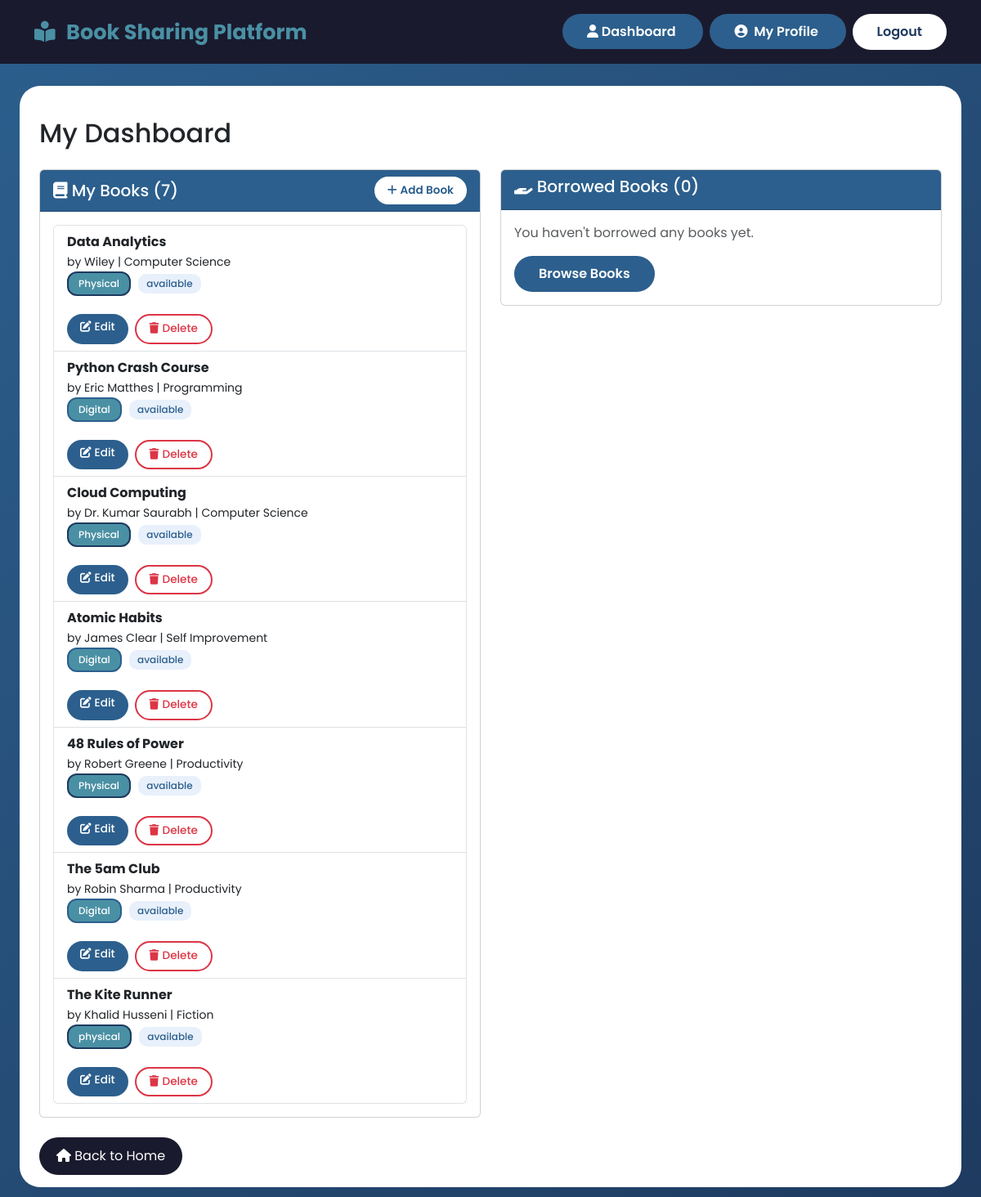
/dashboard (signed in), run on the app's committed database.
### tables this page shows
CREATE TABLE books (
    id INTEGER PRIMARY KEY AUTOINCREMENT,
    owner_id INTEGER NOT NULL,
    title TEXT NOT NULL,
    author TEXT NOT NULL,
    category TEXT NOT NULL,
    status TEXT DEFAULT 'available',
    location_notes TEXT,
    type TEXT NOT NULL,
    image_file TEXT, -- Added this to store "data.jpg", "python.webp", etc.
    file_path TEXT,
    added_date TIMESTAMP DEFAULT CURRENT_TIMESTAMP,
    FOREIGN KEY (owner_id) REFERENCES users (id)
);

CREATE TABLE borrow_requests (
    id INTEGER PRIMARY KEY AUTOINCREMENT,
    book_id INTEGER NOT NULL,
    borrower_id INTEGER NOT NULL,
    proposed_date TEXT,
    proposed_time TEXT,
    proposed_location TEXT,
    status TEXT DEFAULT 'pending',
    request_date TIMESTAMP DEFAULT CURRENT_TIMESTAMP,
    FOREIGN KEY (book_id) REFERENCES books (id),
    FOREIGN KEY (borrower_id) REFERENCES users (id)
);

### app.py (the view)
@app.route('/dashboard')
@login_required
def dashboard():
    conn = get_db_connection()
    my_books = conn.execute('''
    SELECT b.*,
           br.proposed_date, br.proposed_time, br.proposed_location,
           u.username as borrower_name
    FROM books b
    LEFT JOIN borrow_requests br ON br.book_id = b.id AND br.status = "accepted"
    LEFT JOIN users u ON br.borrower_id = u.id
    WHERE b.owner_id = ?
''', (current_user.id,)).fetchall()
    borrowed_books = conn.execute('''
        SELECT b.*, u.username as owner_name,
               br.proposed_date, br.proposed_time, br.proposed_location
        FROM borrow_transactions bt
        JOIN books b ON bt.book_id = b.id
        JOIN users u ON b.owner_id = u.id
        JOIN borrow_requests br ON bt.request_id = br.id
        WHERE bt.borrower_id = ? AND bt.status = "borrowed"
    ''', (current_user.id,)).fetchall()
    incoming_requests = conn.execute('''
        SELECT br.*, b.title as book_title, b.author as book_author,
               u.username as borrower_name
        FROM borrow_requests br
        JOIN books b ON br.book_id = b.id
        JOIN users u ON br.borrower_id = u.id
        WHERE b.owner_id = ? AND br.status IN ("pending", "alternative_suggested")
    ''', (current_user.id,)).fetchall()
    pending_alternatives = conn.execute('''
        SELECT br.*, b.title as book_title
        FROM borrow_requests br
        JOIN books b ON br.book_id = b.id
        WHERE br.borrower_id = ? AND br.status = "alternative_suggested"
''', (current_user.id,)).fetchall()
    conn.close()
    return render_template('dashboard.html',
                       my_books=my_books,
                       borrowed_books=borrowed_books,
                       incoming_requests=incoming_requests,
                       pending_alternatives=pending_alternatives)

### app.py (called while the page is built)
def get_db_connection():
    connection = sqlite3.connect('database.db')
    connection.row_factory = sqlite3.Row
    return connection

@login_manager.user_loader
def load_user(user_id):
    conn = get_db_connection()
    user = conn.execute('SELECT * FROM users WHERE id = ?', (user_id,)).fetchone()
    conn.close()
    if user:
        return User(user['id'], user['username'], user['email'], user['role'])
    return None

### templates/dashboard.html (shortened to what this page needs)
<!DOCTYPE html>
<html lang="en">
<head>
    <link href="https://cdn.jsdelivr.net/npm/bootstrap@5.3.0/dist/css/bootstrap.min.css" rel="stylesheet">
    <link rel="stylesheet" href="https://cdnjs.cloudflare.com/ajax/libs/font-awesome/6.4.0/css/all.min.css">
    <link rel="stylesheet" href="{{ url_for('static', filename='css/style.css') }}">
</head>
<body>
    <nav class="navbar navbar-expand-lg navbar-light">
        <div class="container">
            <a class="navbar-brand" href="{{ url_for('index') }}">
                <i class="fas fa-book-reader me-2"></i>
                Book Sharing Platform
            </a>
            <div>
                {% if current_user.is_authenticated %}
                <a href="{{ url_for('dashboard') }}" class="btn-login">
                    <i class="fas fa-user"></i> Dashboard
                </a>
                <a href="{{ url_for('profile') }}" class="btn-login ms-2">
                    <i class="fas fa-user-circle me-1"></i> My Profile
                </a>
                <a href="{{ url_for('logout') }}" class="btn btn-log ms-2">Logout</a>
                {% else %}
                <a href="{{ url_for('login') }}" class="btn-login">
                    <i class="fas fa-sign-in-alt"></i> Login
                </a>
                {% endif %}
            </div>
        </div>
    </nav>
    <section class="dashboard">
        <div class="dashboard-pg">
            <div class="container mt-4">
                <h2>My Dashboard</h2>
                <section class="book-sec">
                    <div class="row mt-4">
                        <div class="col-md-6">
                            <div class="card">
                                <div class="card-header"
                                    style="display: flex; justify-content: space-between; align-items: center;">
                                    <h5 style="margin: 0;"><i class="fas fa-book"></i> My Books ({{ my_books|length }})
                                    </h5>
                                    <a href="{{ url_for('add_book') }}" class="btn-add-book">
                                        <i class="fas fa-plus me-1"></i>Add Book
                                    </a>
                                </div>
                                <div class="card-body">
                                    {% if my_books %}
                                    <ul class="list-group">
                                        {% for book in my_books %}
                                        <li class="list-group-item">
                                            <strong>{{ book['title'] }}</strong><br>
                                            <small>by {{ book['author'] }} | {{ book['category'] }}</small><br>
                                            <span class="book-type type-{{ book['type']|lower }}">{{ book['type']
                                                }}</span>
                                            <span class="status-badge">{{ book['status'] }}</span>
                                            {% if book['status']|lower == 'available' %}
                                            <div class="book-actions">
                                                <a href="{{ url_for('edit_book', book_id=book['id']) }}"
                                                    class="btn-edit">
                                                    <i class="fas fa-edit me-1"></i>Edit
                                                </a>
                                                <a href="{{ url_for('delete_book', book_id=book['id']) }}"
                                                    class="btn-delete"
                                                    onclick="return confirm('Are you sure you want to delete this book?')">
                                                    <i class="fas fa-trash me-1"></i>Delete
                                                </a>
                                            </div>
                                            {% endif %}
                                        </li>
                                        {% endfor %}
                                    </ul>
                                    {% else %}
                                    <p class="text-muted">You haven't added any books yet.</p>
                                    <a href="{{ url_for('add_book') }}" class="btn btn-login">Add Your First Book</a>
                                    {% endif %}
                                </div>
                            </div>
                        </div>
                        <div class="col-md-6">
                            <div class="card">
                                <div class="card-header">
                                    <h5><i class="fas fa-hand-holding"></i> Borrowed Books ({{ borrowed_books|length }})
                                    </h5>
                                </div>
                                <div class="card-body">
                                    {% if borrowed_books %}
                                    <ul class="list-group">
                                        {% for book in borrowed_books %}
                                        <li class="list-group-item">
                                            <strong>{{ book['title'] }}</strong><br>
                                            <small>by {{ book['author'] }}</small><br>
                                            <small>Owner: <strong>{{ book['owner_name'] }}</strong></small>
                                            <div class="exchange-details">
                                                <p class="exchange-title">
                                                    <i class="fas fa-calendar-check me-2"></i>Exchange Details
                                                </p>
                                                <p class="exchange-meta">
                                                    <i class="fas fa-calendar me-2"></i>Date: {{ book['proposed_date']
                                                    }}
                                                </p>
                                                <p class="exchange-meta">
                                                    <i class="fas fa-clock me-2"></i>Time: {{ book['proposed_time'] }}
                                                </p>
                                                <p class="exchange-meta">
                                                    <i class="fas fa-map-marker-alt me-2"></i>Location: {{
                                                    book['proposed_location'] }}
                                                </p>
                                                {% if book['type']|lower == 'digital' %}
                                                <a href="{{ url_for('return_digital', book_id=book['id']) }}"
                                                    class="btn-returned"
                                                    onclick="return confirm('Mark this digital book as returned?')">
                                                    <i class="fas fa-undo me-1"></i>Mark as Returned
                                                </a>
                                                {% endif %}
                                            </div>
                                        </li>
                                        {% endfor %}
                                    </ul>
                                    {% else %}
                                    <p class="text-muted">You haven't borrowed any books yet.</p>
                                    <a href="{{ url_for('index') }}" class="btn btn-login">Browse Books</a>
                                    {% endif %}
                                </div>
                            </div>
                        </div>
                    </div>
                </section>
                <div class="mt-4">
                    <a href="{{ url_for('index') }}" class="btn btn-back-home">
                        <i class="fas fa-home"></i> Back to Home
                    </a>
                </div>
            </div>
        </div>
    </section>
</body>
</html>

### static/css/style.css (style rules this page uses)
:root { --primary-dark: #1a1a2e; --primary-blue: #2c5f8d; --accent-navy: #1e3a5f; --accent-teal: #4a90a4; }
* { margin: 0; padding: 0; box-sizing: border-box; }
body { font-family: 'Poppins', sans-serif; background: linear-gradient(135deg, #2c5f8d 0%, #1e3a5f 100%); }
.navbar { background: #1a1a2e; padding: 15px 0; }
.navbar-brand { font-weight: 700; font-size: 1.6rem; color: var(--accent-teal); }
.btn-login { background: var(--primary-blue); color: white; border: none; padding: 10px 30px; border-radius: 25px; font-weight: 600; text-decoration: none; }
.book-type { display: inline-block; padding: 4px 12px; border-radius: 12px; font-size: 0.75rem; font-weight: 500; margin-bottom: 12px; }
.type-physical { background-color: var(--accent-teal); color: #fff; border: 2px solid var(--accent-navy); }
.type-digital { background-color: var(--accent-teal); color: #fff; border: 2px solid var(--primary-blue); }
body { font-family: 'Poppins', sans-serif; background: linear-gradient(135deg, #2c5f8d 0%, #1e3a5f 100%); min-height: 100vh; padding: 0px 0; position: relative; overflow-x: hidden; }
.container { position: relative; z-index: 1; }
.btn-log { background-color: #fff; color: #1e3a5f; border: none; padding: 10px 30px; border-radius: 25px; font-weight: 600; text-decoration: none; }
.dashboard { background-color: #fff; border-radius: 25px; padding: 15px 12px; margin: 27px 24px; }
.card-header { background-color: #2c5f8d; color: #fff; border-radius: 20px; }
.btn-back-home { border-radius: 50px; background-color: #1a1a2e; color: #fff; padding: 10px 20px; }
.book-actions { display: flex; gap: 8px; margin-top: 10px; }
.btn-edit { background: var(--primary-blue); color: white; border: none; padding: 6px 16px; border-radius: 20px; font-size: 0.85rem; font-weight: 500; text-decoration: none; transition: all 0.3s ease; }
.btn-delete { background: white; color: #dc3545; border: 2px solid #dc3545; padding: 6px 16px; border-radius: 20px; font-size: 0.85rem; font-weight: 500; text-decoration: none; transition: all 0.3s ease; }
.status-badge { display: inline-block; padding: 3px 10px; border-radius: 10px; font-size: 0.75rem; font-weight: 500; background: #e8f0fb; color: var(--primary-blue); margin-left: 5px; }
.btn-add-book { background: white; color: var(--primary-blue); border: 2px solid white; padding: 5px 14px; border-radius: 20px; font-size: 0.85rem; font-weight: 600; text-decoration: none; transition: all 0.3s ease; }

### data on the page
books: title "Data Analytics", author "Wiley", category "Computer Science", type "Physical", status "available"
books: title "Python Crash Course", author "Eric Matthes", category "Programming", type "Digital", status "available"
borrow_requests: title "Cloud Computing", author "Dr. Kumar Saurabh", category "Computer Science", type "Physical", status "available"
books: title "Atomic Habits", author "James Clear", category "Self Improvement", type "Digital", status "available"
borrow_requests: title "48 Rules of Power", author "Robert Greene", category "Productivity", type "Physical", status "available"
books: title "The 5am Club", author "Robin Sharma", category "Productivity", type "Digital", status "available"
borrow_requests: title "The Kite Runner", author "Khalid Husseni", category "Fiction", type "physical", status "available"

### other printed values
{{ my_books|length }} "7"
{{ borrowed_books|length }} "0"
